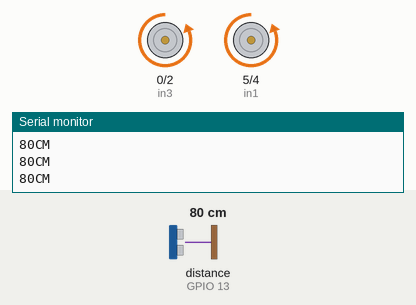
This sketch was run on a simulated ESP8266 (Wemos D1 mini). On the bench: motor-driver pin pairs drawn as motors (green arrow = first pin HIGH = forward, orange = second pin HIGH = backward, longer = more drive), the last lines printed to the serial monitor. Wiring (inferred from the names in the program): ultrasonic range finder: trigger GPIO 12; echo GPIO 13. The test bench sets the inputs (shaded band); at power-on: distance to the obstacle (sensor on GPIO 13) 80 cm. The echo pulse lasts 58.3 µs per cm.

Above: at 1.2 s.
1.3 s: distance to the obstacle (sensor on GPIO 13) set to 22 cm
2.8 s: distance to the obstacle (sensor on GPIO 13) set to 17 cm
At 3.5 s:
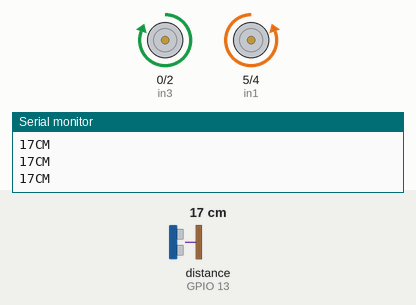
4.3 s: distance to the obstacle (sensor on GPIO 13) set to 35 cm
At 5.5 s:
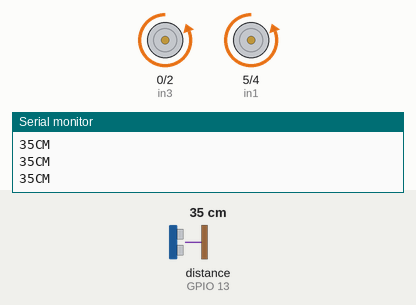
5.8 s: distance to the obstacle (sensor on GPIO 13) set to 2 cm
At 6.8 s:
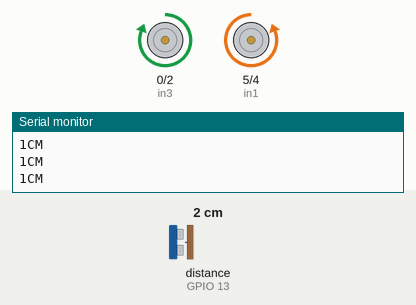
Timing chart, 0 to 8.3 s (numbered marks = the images above; inputs shaded):
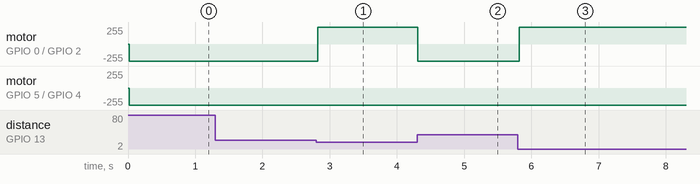

The sketch:

ObstacleAvoidanceCar.ino
```cpp
int trigPin = 12;
int echoPin = 13;
int in1 = 5;
int in2 = 4;
int in3 = 0;
int in4 = 2;
int c = 0;

void setup() {
   Serial.begin(9600);
   pinMode(in1, OUTPUT);
   pinMode(in2, OUTPUT);
   pinMode(in3, OUTPUT);
   pinMode(in4, OUTPUT);
   pinMode(trigPin, OUTPUT);
   pinMode(echoPin, INPUT);


}

void loop() {
  long duration, distance;
  digitalWrite(trigPin,HIGH);
  delayMicroseconds(1000);
  digitalWrite(trigPin, LOW);
  duration=pulseIn(echoPin, HIGH);
  distance =(duration/2)/29.1;
  Serial.print(distance);
  Serial.println("CM");
  delay(10);


  if((distance>20))
 {
   digitalWrite(in1, LOW);
   digitalWrite(in2, HIGH);
   digitalWrite(in3, LOW);
   digitalWrite(in4, HIGH);
 }

  else if(distance<20)
 {
   digitalWrite(in1, LOW);
   digitalWrite(in2, HIGH);
   digitalWrite(in3, HIGH);
   digitalWrite(in4, LOW);

 }

}
```

Measured:
- the behaviour switches between 20 and 19 cm on distance to the obstacle (sensor on GPIO 13) (found by bisection; images 0 and 1)
- after the input at 2.8 s, motor on GPIO 0 (in3) / GPIO 2 (in4): backward 255/255 → forward 255/255 at once
- after the input at 4.3 s, motor on GPIO 0 (in3) / GPIO 2 (in4): forward 255/255 → backward 255/255 at once
- after the input at 5.8 s, motor on GPIO 0 (in3) / GPIO 2 (in4): backward 255/255 → forward 255/255 at once
